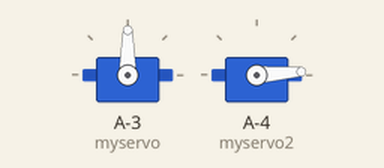
This sketch was run on a simulated ATtiny85, built with avr-gcc and run on an emulated ATtiny85. Parts: 2 × servo.

Above: at 0.15 s.
At 7.82 s:
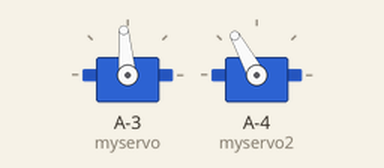
At 17.2 s:
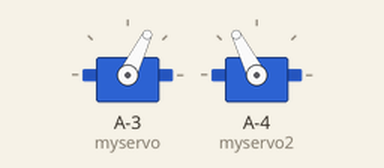
At 22.1 s:
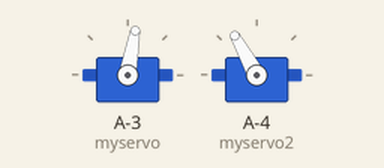
Timing chart, 0 to 23.6 s (numbered marks = the images above):
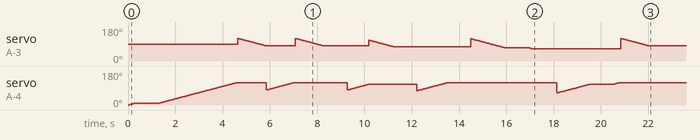

The sketch:

bot_laser.pde
```cpp
#include <SoftwareServo.h>
SoftwareServo myservo;
SoftwareServo myservo2;

void setup()
{
  myservo.attach(11);
  myservo2.attach(10);
  pinMode(12, OUTPUT);
  pinMode(13, OUTPUT);
  digitalWrite(12,255);
}
float s1pos = 0;
float s2pos = 0;
void move(float ang,int servo)
{
   if (s1pos < ang)
  {
    for(float posicao = s1pos; posicao < ang; posicao +=.5)
      {
         if (servo == 1){myservo.write(posicao);}else{myservo2.write(posicao);}
         delay(15);
         SoftwareServo::refresh();
      }
  }else{
     for(float posicao = s1pos; posicao > ang; posicao -=.5)
      {
         if (servo == 1){myservo.write(posicao);}else{myservo2.write(posicao);}
         delay(15);
         SoftwareServo::refresh();
      }
  }
 s1pos = ang;
}

void loop()
{
   move(10,2);
   move(10,1);
   delay(1000);
   move(120,2);
   move(80,1);
   move(120,2);
   move(80,1);
   delay(1000);
   move(110,2);
   move(76,1);
   delay(1000);
   move(118,2);
   delay(1000);
   move(70,1);
   delay(1000);
   move(64,1);
   delay(1000);
   move(110,2);
   delay(1000);
   move(120,2);
   move(80,1);
   delay(60000);
}
```
